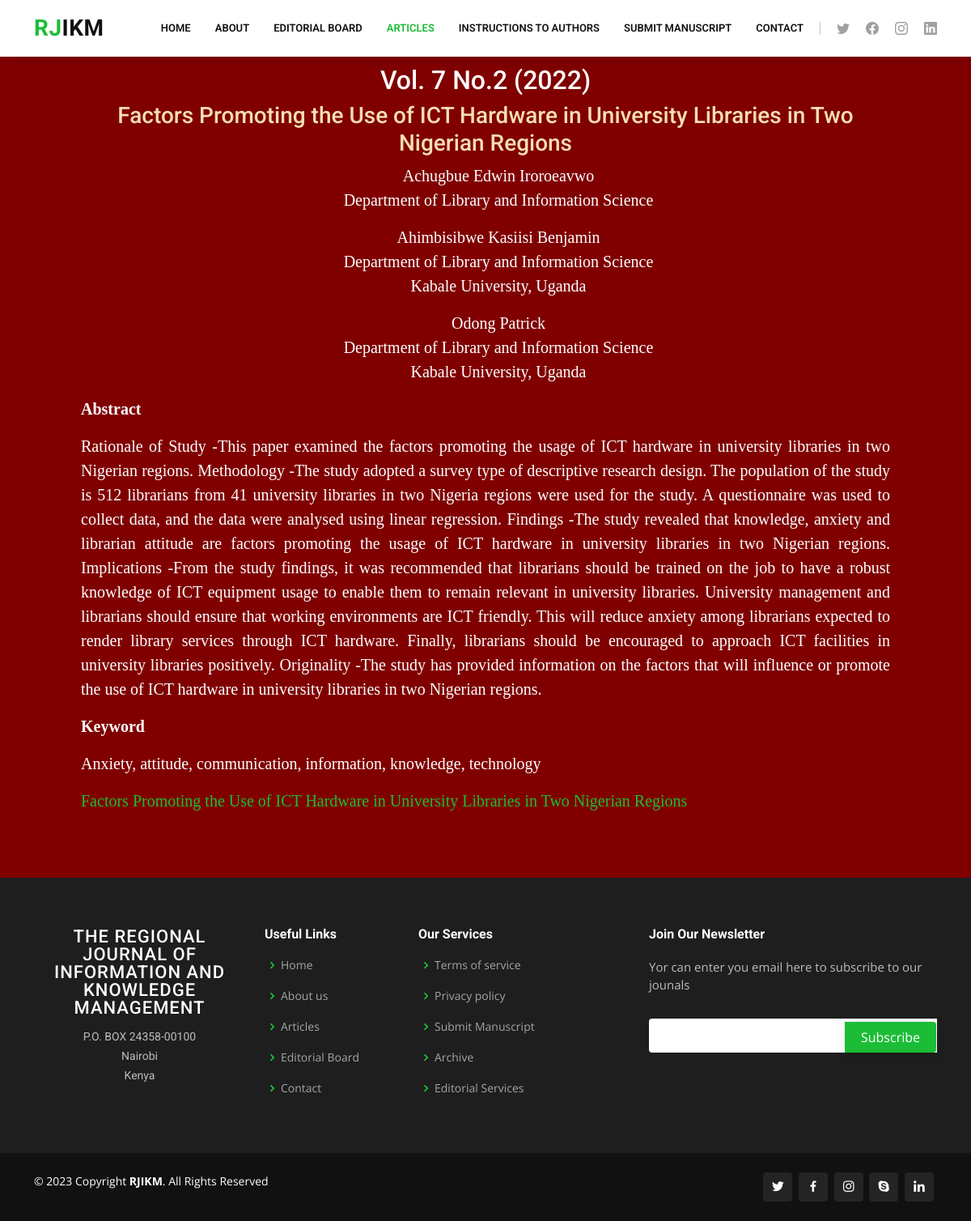
The page /rjikm/article/56 on the database as committed earlier.
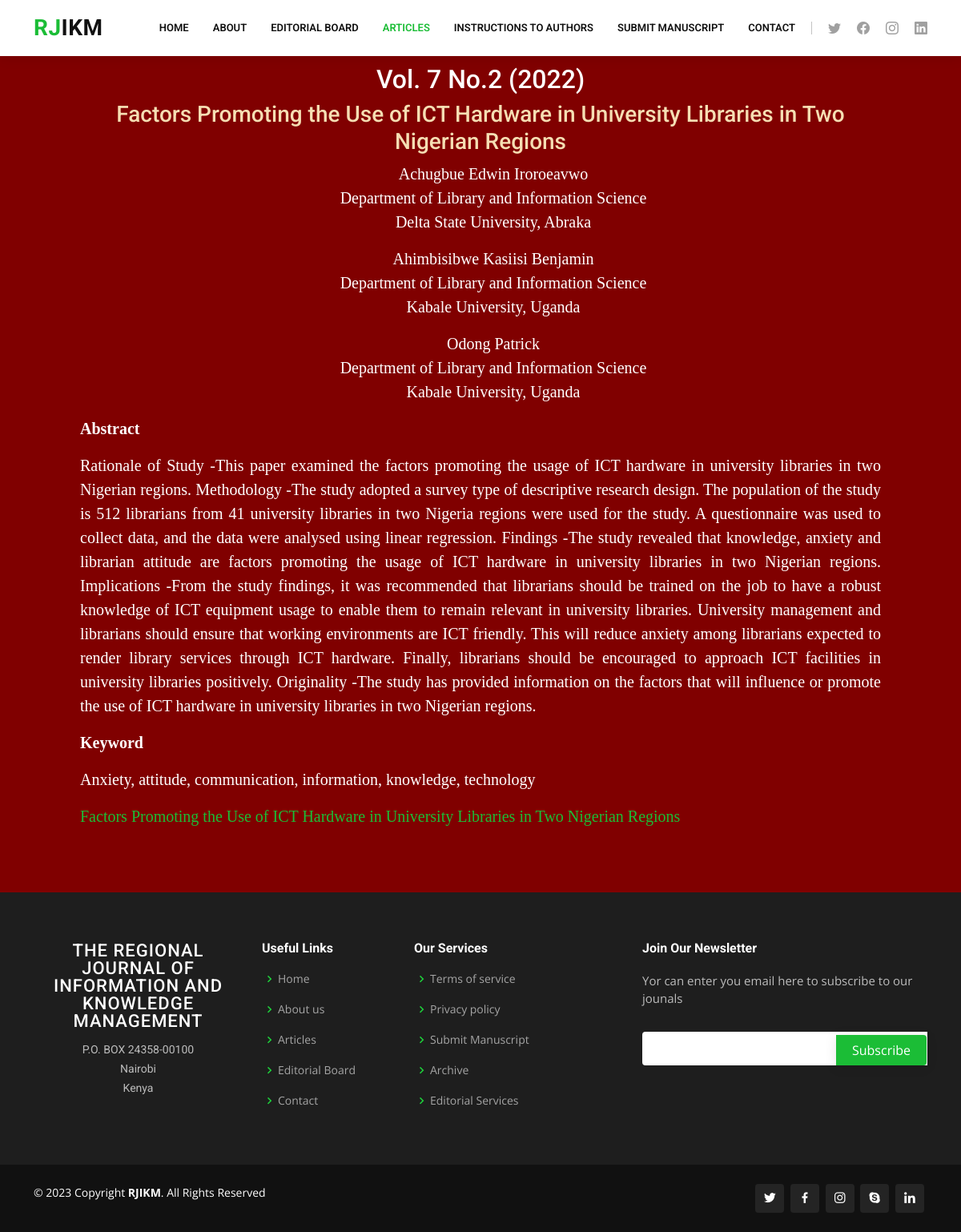
The same page on the database as committed later.
### rjikm/models.py (models this page shows, shortened)
class Article(models.Model):
    volume = models.CharField(max_length=100, default="untitled")
    title = models.CharField(max_length=400, default='Untitled')
    author1 = models.CharField(max_length=100, default='Anonymous')
    university1 = models.CharField(max_length=100, default='Unknown')
    department1 = models.CharField(max_length=100, default='Unknown')
    email1 = models.EmailField(default='anonymous@example.com')
    author2 = models.CharField(max_length=100, default='Anonymous')
    department2 = models.CharField(max_length=100, default='Unknown')
    university2 = models.CharField(max_length=100, default='Unknown')
    email2 = models.EmailField(default='anonymous@example.com')
    author3 = models.CharField(max_length=100, default='Anonymous')
    department3 = models.CharField(max_length=100, default='Unknown')
    university3 = models.CharField(max_length=100, default='Unknown')
    email3 = models.EmailField(default='anonymous@example.com')
    abstract_title = models.CharField(max_length=100, default='Abstract')
    abstract = models.TextField(default='No abstract provided')
    keyword_title = models.CharField(max_length=100, default="Keyword")
    keywords = models.CharField(max_length=200, default='None')
    pdf_doc = models.FileField(upload_to='rjikm/uploads/', default='Untitled')

### rjikm/views.py (the view)
# urls.py: path('article/<int:id>', views.article_view, name='article_view'),
def article_view(request, id):
    article = Article.objects.get(id=id)
    return render(request, 'rjikm/volarticles.html', {'article': article})

### rjikm/templates/rjikm/volarticles.html (shortened to what this page needs)
{% extends "rjikm/layoutvol7articles.html" %}
{% block body %}
<section style="background-color: maroon;">
 <div style="margin:20px 100px 20px 100px; color:white; font-family: Times New Roman, Times, serif; font-size: 20px">
        <h2 style="text-align:center;"> {{article.volume}} </h2>
        <h3 style="text-align:center; color: wheat;"> {{article.title}}</h3>
        <ul style="list-style-type: none;">
        {% if article.author1 != 'Anonymous' %}
        <li style="text-align:center;"> {{article.author1}} </li>
        {% endif %}
        {% if article.department1 != 'Unknown' %}
        <li style="text-align:center;"> {{article.department1}} </li>
        {% endif %}
        {% if article.university1 != 'Unknown' %}
        <li style="text-align:center;"> {{article.university1}} </li>
        {% endif %}
        </ul>
        <ul style="list-style-type: none;">
        {% if article.author2 != 'Anonymous' %}
        <li style="text-align:center;"> {{article.author2}} </li>
        {% endif %}
        {% if article.department2 != 'Unknown' %}
        <li style="text-align:center;"> {{article.department2}} </li>
        {% endif %}
        {% if article.university2 != 'Unknown' %}
        <li style="text-align:center;"> {{article.university2}} </li>
        {% endif %}
        </ul>
        <ul style="list-style-type: none;">
        {% if article.author3 != 'Anonymous' %}
        <li style="text-align:center;"> {{article.author3}} </li>
        {% endif %}
        {% if article.department3 != 'Unknown' %}
        <li style="text-align:center;"> {{article.department3}} </li>
        {% endif %}
        {% if article.university3 != 'Unknown' %}
        <li style="text-align:center;"> {{article.university3}} </li>
        {% endif %}
        </ul>
        <p><strong>{{article.abstract_title}}</strong></p>
        <p style="text-align:justify;"> {{article.abstract}}</p>
        <p><strong>{{article.keyword_title}}</strong></p>
        <p> {{article.keywords}}</p>
        <p> <a href="{% url 'view_pdf' article.id %}" target="_blank">{{article.title}}</a></p>
 </div>
</section>
{% endblock %}

Rows that differ between the two databases and show on the page:
changed Article "Achugbue Edwin Iroroeavwo": university1 (not shown) → "Delta State University, Abraka"
